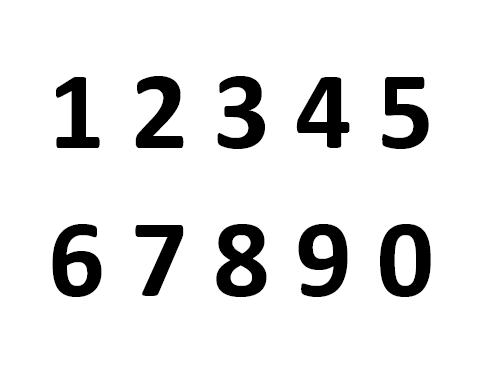
#> input picture image1.png, 497 x 365 px
$ python tesseract_french.py
#> lines starting #> are read from the running program, lines starting #| are printed output that depends on the picture
import cv2
import pytesseract


def cv2_show(name, img):
    cv2.imshow(name, img)
    cv2.waitKey(0)
    cv2.destroyAllWindows()


image = cv2.imread('image1.png')
#> image is the input picture: shape (365, 497, 3); min 0, max 255, mean 228
resizeimg = cv2.resize(image, None, fx=0.5, fy=0.5)
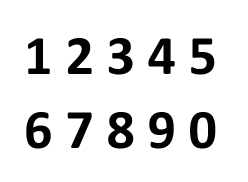
#> resizeimg: shape (182, 248, 3); min 0, max 255, mean 227.9
cv2_show('resize', resizeimg)

#> (the run stopped early here; a loop or call above may not have finished)

$ run again, with image2.png copied over image1.png
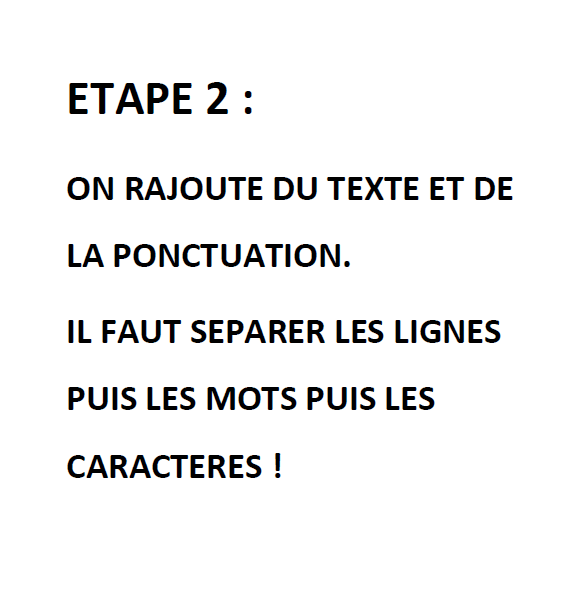
#> input picture image2.png, 575 x 608 px
#> image is the input picture: shape (608, 575, 3); mean B, G, R 241.4, 241.2, 241.2
#> `resizeimg = cv2.resize(image, None, fx=0.5, fy=0.5)`:
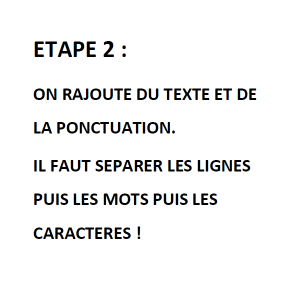
#> resizeimg: shape (304, 288, 3); mean B, G, R 241.4, 241.3, 241.2
